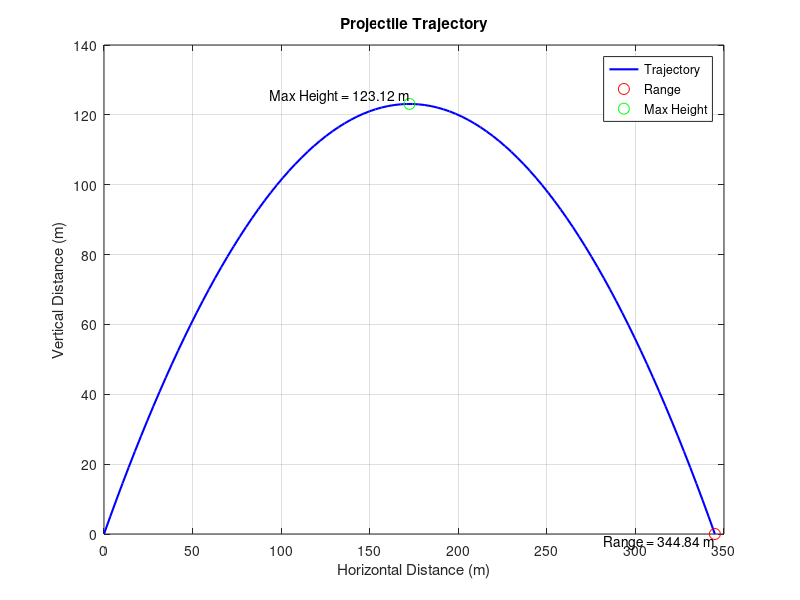

The MATLAB script that drew this image:
% Define parameters
initial_velocity = 60; % Initial velocity in m/s (adjustable)
launch_angle_deg = 55; % Launch angle in degrees (adjustable)
g = 9.81; % Gravitational acceleration in m/s^2

% Convert angle to radians
launch_angle_rad = deg2rad(launch_angle_deg);

% Calculate initial velocity components
vx = initial_velocity * cos(launch_angle_rad); % Horizontal velocity component
vy = initial_velocity * sin(launch_angle_rad); % Vertical velocity component

% Time of flight
time_of_flight = (2 * vy) / g;

% Range (horizontal distance)
range = vx * time_of_flight;

% Maximum height
max_height = (vy^2) / (2 * g);

% Time vector
t = linspace(0, time_of_flight, 100); % 100 points for smooth curve

% Trajectory equations
x = vx * t; % Horizontal position
y = vy * t - (0.5 * g * t.^2); % Vertical position

% Plot the trajectory
figure;
plot(x, y, 'b-', 'LineWidth', 1.5);
hold on;

% Plot range and max height
plot(range, 0, 'ro', 'MarkerSize', 8, 'DisplayName', 'Range');
plot(range / 2, max_height, 'go', 'MarkerSize', 8, 'DisplayName', 'Max Height');
text(range, 0, sprintf('Range = %.2f m', range), 'VerticalAlignment', 'top', 'HorizontalAlignment', 'right');
text(range / 2, max_height, sprintf('Max Height = %.2f m', max_height), 'VerticalAlignment', 'bottom', 'HorizontalAlignment', 'right');

% Labeling the plot
xlabel('Horizontal Distance (m)');
ylabel('Vertical Distance (m)');
title('Projectile Trajectory');
legend('Trajectory', 'Range', 'Max Height');
grid on;

hold off;